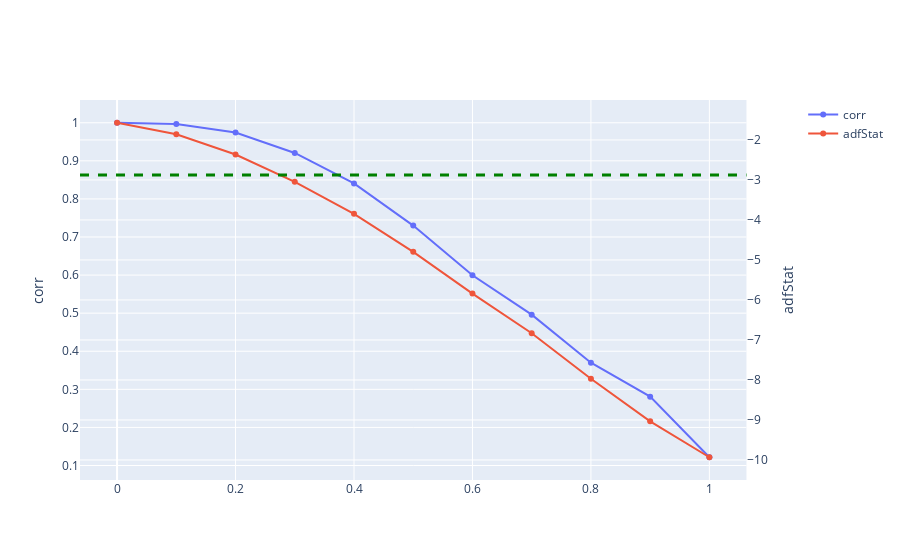

Here is the notebook cell this chart was saved with:
### Code cell
fig = make_subplots(specs=[[{"secondary_y": True}]])
fig.add_trace(go.Scatter(x=out.index, y=out['corr'], name="corr"), secondary_y=False)
fig.add_trace(go.Scatter(x=out.index, y=out['adfStat'], name="adfStat"), secondary_y=True)
fig.add_hline(y=out['95% conf'].mean(), line_width=3, line_dash="dash", line_color="green", secondary_y=True)
fig.update_yaxes(title_text="corr", secondary_y=False)
fig.update_yaxes(title_text="adfStat", secondary_y=True)
fig.show()

### Figure 1 — Plotly figure (JSON) as saved in the notebook; plotly's stock layout.template omitted (floating-point values rounded to 4 significant figures)
{"data": [{"name": "corr", "type": "scatter", "x": [0, 0.1, 0.2, 0.3, 0.4, 0.5, 0.6, 0.7, 0.8, 0.9, 1], "xaxis": "x", "y": [1, 0.9964, 0.9744, 0.9207, 0.8408, 0.73, 0.5994, 0.4962, 0.3699, 0.2808, 0.1217], "yaxis": "y"}, {"name": "adfStat", "type": "scatter", "x": [0, 0.1, 0.2, 0.3, 0.4, 0.5, 0.6, 0.7, 0.8, 0.9, 1], "xaxis": "x", "y": [-1.57, -1.859, -2.364, -3.047, -3.846, -4.797, -5.84, -6.831, -7.969, -9.035, -9.932], "yaxis": "y2"}], "layout": {"shapes": [{"line": {"color": "green", "dash": "dash", "width": 3}, "type": "line", "x0": 0, "x1": 1, "xref": "x domain", "y0": -2.874, "y1": -2.874, "yref": "y2"}], "xaxis": {"anchor": "y", "domain": [0, 0.94]}, "yaxis": {"anchor": "x", "domain": [0, 1], "title": {"text": "corr"}}, "yaxis2": {"anchor": "x", "overlaying": "y", "side": "right", "title": {"text": "adfStat"}}}}
